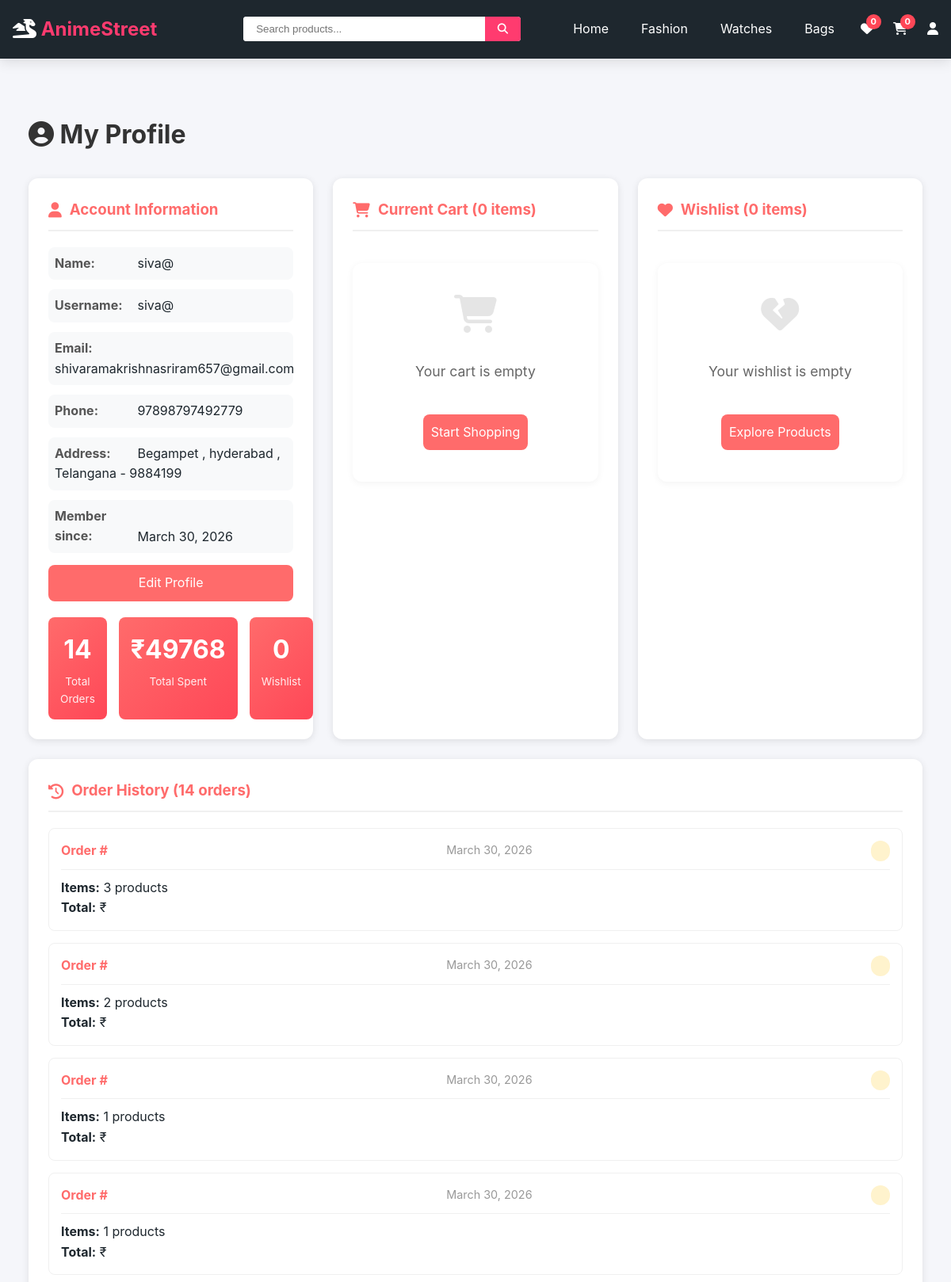
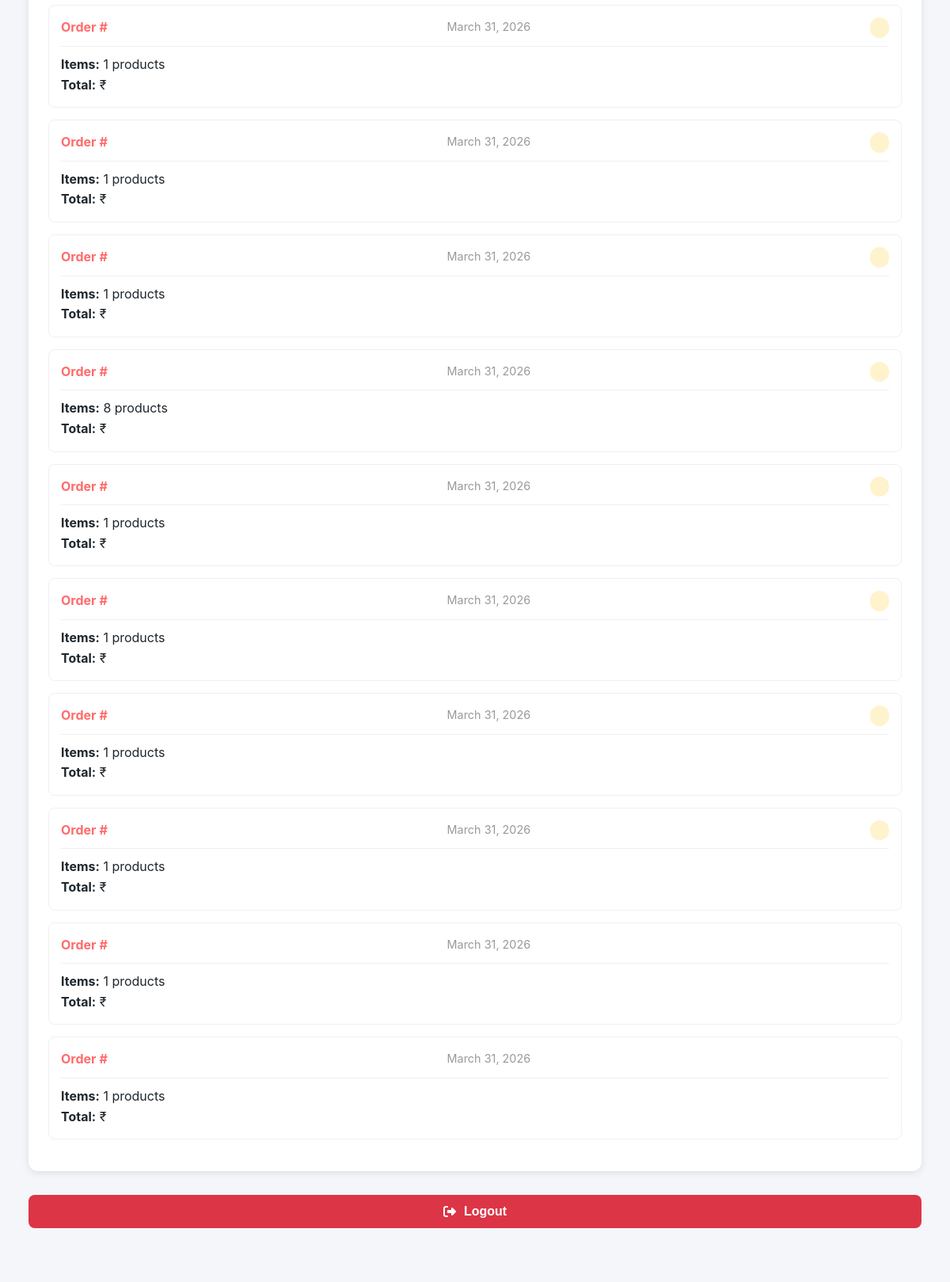
The page /profile/ (signed in, upper part) on the database its author committed (2 pictures, top to bottom).
### shop/models.py (models this page shows, shortened)
class User(AbstractUser):
    phone = models.CharField(max_length=15, blank=True)
    address = models.TextField(blank=True)
    created_at = models.DateTimeField(auto_now_add=True)

class Profile(models.Model):
    user = models.OneToOneField(User, on_delete=models.CASCADE)
    phone = models.CharField(max_length=15, blank=True)
    address = models.TextField(blank=True)
    city = models.CharField(max_length=100, blank=True)
    state = models.CharField(max_length=100, blank=True)
    pincode = models.CharField(max_length=10, blank=True)

class Order(models.Model):
    user = models.ForeignKey(User, on_delete=models.CASCADE)
    total_price = models.DecimalField(max_digits=10, decimal_places=2)
    payment_method = models.CharField(max_length=10, default="COD")
    transaction_id = models.CharField(max_length=100, blank=True, null=True)
    payment_screenshot = models.ImageField(upload_to='payments/', blank=True, null=True)
    payment_status = models.CharField(max_length=20, default="Pending")
    status = models.CharField(max_length=20, default="Pending")
    created_at = models.DateTimeField(auto_now_add=True)

### shop/views.py (the view)
# urls.py: path('profile/', views.profile, name='profile'),
@login_required
def profile(request):
    cart, created = Cart.objects.get_or_create(user=request.user)
    wishlist, created = Wishlist.objects.get_or_create(user=request.user)
    orders = Order.objects.filter(user=request.user)
    cart_items = cart.items.select_related('product').all()
    wishlist_items = wishlist.items.select_related('product').all()
    cart_total = cart.get_total()
    total_orders = orders.count()
    total_spent = sum(order.total_price for order in orders)
    context = {
        'user': request.user,
        'cart_items': cart_items,
        'wishlist_items': wishlist_items,
        'orders': orders,
        'cart_total': cart_total,
        'total_orders': total_orders,
        'total_spent': total_spent,
    }
    return render(request, 'shop/profile.html', context)

### shop/context_processors.py (called while the page is built)
def cart_count(request):
    if request.user.is_authenticated:
        try:
            cart, created = Cart.objects.get_or_create(user=request.user)
            count = cart.get_total_items()
        except:
            count = 0
    else:
        count = 0
    return {'cart_count': count}

### shop/models.py (called while the page is built)
    def get_total(self):
        return sum(item.get_total() for item in self.items.all())

    def get_total_items(self):
        return sum(item.quantity for item in self.items.all())

### shop/templates/shop/profile.html (shortened to what this page needs)
{% extends 'shop/base.html' %}
{% load static %}
{% block content %}
<div class="container">
    <div class="profile-container">
        <h1><i class="fas fa-user-circle"></i> My Profile</h1>
        <div class="profile-grid">
            <div class="profile-card user-info">
                <h3><i class="fas fa-user"></i> Account Information</h3>
                <p><strong>Name:</strong> {{ user.first_name|default:user.username }}</p>
                <p><strong>Username:</strong> {{ user.username }}</p>
                <p><strong>Email:</strong> {{ user.email }}</p>
                <p><strong>Phone:</strong> {{ user.profile.phone|default:"Not provided" }}</p>
                <p><strong>Address:</strong>
                    {{ user.profile.address|default:"Not provided" }}
                    {% if user.profile.city %}, {{ user.profile.city }}{% endif %}
                    {% if user.profile.state %}, {{ user.profile.state }}{% endif %}
                    {% if user.profile.pincode %} - {{ user.profile.pincode }}{% endif %}
                </p>
                <p><strong>Member since:</strong> {{ user.date_joined|date:"F d, Y" }}</p>
                <div class="action-buttons">
                    <a href="{% url 'shop:edit_profile' %}" class="checkout-btn">
                        Edit Profile
                    </a>
                </div>
                <div class="stats-grid">
                    <div class="stat-box">
                        <div class="stat-number">{{ total_orders }}</div>
                        <div class="stat-label">Total Orders</div>
                    </div>
                    <div class="stat-box">
                        <div class="stat-number">₹{{ total_spent|floatformat:0 }}</div>
                        <div class="stat-label">Total Spent</div>
                    </div>
                    <div class="stat-box">
                        <div class="stat-number">{{ wishlist_items|length }}</div>
                        <div class="stat-label">Wishlist</div>
                    </div>
                </div>
            </div>
            <div class="profile-card">
                <h3><i class="fas fa-shopping-cart"></i> Current Cart ({{ cart_items|length }} items)</h3>
                {% if cart_items %}
                <div>
                    {% for item in cart_items %}
                    <div class="cart-item">
                        <div class="cart-item-info">
                            <div class="cart-item-name">{{ item.product.name }}</div>
                            <div class="cart-item-price">₹{{ item.product.price|floatformat:0 }} × {{ item.quantity }}
                            </div>
                            <div class="cart-item-size">Size: {{ item.size }}</div>
                        </div>
                        <div class="cart-item-remove"
                            onclick="removeFromCart({{ item.product.product_id }}, '{{ item.size }}')">
                            <i class="fas fa-trash"></i>
                        </div>
                    </div>
                    {% endfor %}
                    <div class="cart-total">
                        Total: <span>₹{{ cart_total|floatformat:0 }}</span>
                    </div>
                    <div class="action-buttons">
                        <a href="{% url 'shop:cart' %}" class="checkout-btn">View Cart</a>
                        <a href="{% url 'shop:checkout' %}" class="checkout-btn">Checkout</a>
                    </div>
                </div>
                {% else %}
                <div class="empty-state">
                    <i class="fas fa-shopping-cart"></i>
                    <p>Your cart is empty</p>
                    <a href="{% url 'shop:index' %}" class="checkout-btn">Start Shopping</a>
                </div>
                {% endif %}
            </div>
            <div class="profile-card">
                <h3><i class="fas fa-heart"></i> Wishlist ({{ wishlist_items|length }} items)</h3>
                {% if wishlist_items %}
                <div>
                    {% for item in wishlist_items %}
                    <div class="wishlist-item">
                        <div class="wishlist-item-info">
                            <div class="wishlist-item-name">{{ item.product.name }}</div>
                            <div class="wishlist-item-price">₹{{ item.product.price|floatformat:0 }}</div>
                        </div>
                        <div class="wishlist-item-remove" onclick="removeFromWishlist({{ item.product.product_id }})">
                            <i class="fas fa-trash"></i>
                        </div>
                    </div>
                    {% endfor %}
                    <div class="action-buttons">
                        <a href="{% url 'shop:wishlist' %}" class="checkout-btn">View All</a>
                    </div>
                </div>
                {% else %}
                <div class="empty-state">
                    <i class="fas fa-heart-broken"></i>
                    <p>Your wishlist is empty</p>
                    <a href="{% url 'shop:fashion' %}" class="checkout-btn">Explore Products</a>
                </div>
                {% endif %}
            </div>
        </div>
        <div class="profile-card" style="margin-top: 25px;">
            <h3><i class="fas fa-history"></i> Order History ({{ orders|length }} orders)</h3>
            {% if orders %}
            <div>
                {% for order in orders %}
                <div class="order-item">
                    <div class="order-header">
                        <span class="order-id">Order #{{ order.order_id|truncatechars:8 }}</span>
                        <span class="order-date">{{ order.created_at|date:"F d, Y" }}</span>
                        <span class="order-status status-{{ order.status }}">{{ order.get_status_display }}</span>
                    </div>
                    <p><strong>Items:</strong> {{ order.items.count }} products</p>
                    <p><strong>Total:</strong> ₹{{ order.total_amount|floatformat:0 }}</p>
                </div>
                {% endfor %}
            </div>
            {% else %}
            <div class="empty-state">
                <i class="fas fa-shopping-bag"></i>
                <p>No orders yet</p>
                <a href="{% url 'shop:index' %}" class="checkout-btn">Start Shopping</a>
            </div>
            {% endif %}
        </div>
        <form method="POST" action="{% url 'shop:logout' %}"
            onsubmit="return confirm('Are you sure you want to logout?')">
            <button type="submit" class="logout-btn">
                <i class="fas fa-sign-out-alt"></i> Logout
            </button>
        </form>
    </div>
</div>
{% endblock %}

### shop/static/shop/css/style.css (style rules this page uses)
* { margin: 0; padding: 0; box-sizing: border-box; }
:root { --primary: #ff3b6f; --primary-dark: #e62e5c; --secondary: #6c5ce7; --success: #00b894; --danger: #d63031; --warning: #fdcb6e; --dark: #1e272e; --darker: #151e26; --light: #f5f6fa; --gray: #808e9b; --white: #ffffff; --shadow-sm: 0 2px 5px rgba(0,0,0,0.1); --shadow-md: 0 5px 15px rgba(0,0,0,0.1); --shadow-lg: 0 10px 25px rgba(0,0,0,0.15); --radius-sm: 4px; --radius-md: 8px; --radius-lg: 12px; --space-xs: 0.5rem; --space-sm: 1rem; --space-md: 1.5rem; --space-lg: 2rem; --space-xl: 3rem; }
body { font-family: -apple-system, BlinkMacSystemFont, 'Segoe UI', Roboto, Oxygen, Ubuntu, sans-serif; background: var(--light); color: var(--dark); line-height: 1.6; min-height: 100vh; display: flex; flex-direction: column; }
.container { max-width: 1200px; margin: 0 auto; padding: 0 var(--space-sm); width: 100%; }
.empty-state { text-align: center; padding: 60px 20px; background: white; border-radius: 8px; box-shadow: 0 2px 10px rgba(0,0,0,0.1); display: flex; flex-direction: column; align-items: center; gap: 20px; }
.empty-state { text-align: center; padding: 60px 20px; background: white; border-radius: 12px; box-shadow: 0 2px 10px rgba(0,0,0,0.05); margin: 40px auto; max-width: 600px; }
.empty-state i { font-size: 4rem; color: #ccc; margin-bottom: 20px; }
.empty-state p { color: #666; margin-bottom: 20px; font-size: 1.1rem; }

### shop/templates/shop/profile.html (style rules this page uses)
.profile-container { max-width: 1200px; margin: 50px auto; padding: 20px; }
.profile-container h1 { margin-bottom: 30px; color: #333; font-size: 2rem; }
.profile-grid { display: grid; grid-template-columns: repeat(auto-fit, minmax(350px, 1fr)); gap: 25px; }
.profile-card { background: white; border-radius: 12px; padding: 25px; box-shadow: 0 2px 10px rgba(0, 0, 0, 0.1); transition: transform 0.2s ease; }
.profile-card h3 { margin-bottom: 20px; color: #ff6b6b; display: flex; align-items: center; gap: 10px; border-bottom: 2px solid #f0f0f0; padding-bottom: 10px; }
.profile-card h3 i { font-size: 1.2rem; }
.user-info p { margin: 12px 0; padding: 8px; background: #f8f9fa; border-radius: 8px; }
.user-info strong { display: inline-block; width: 100px; color: #555; }
.empty-state { text-align: center; padding: 40px; color: #999; }
.empty-state i { font-size: 3rem; margin-bottom: 15px; opacity: 0.5; }
.stats-grid { display: grid; grid-template-columns: repeat(3, 1fr); gap: 15px; margin-top: 20px; }
.stat-box { text-align: center; padding: 15px; background: linear-gradient(135deg, #ff6b6b, #ff4757); color: white; border-radius: 8px; }
.stat-number { font-size: 2rem; font-weight: bold; }
.stat-label { font-size: 0.85rem; opacity: 0.9; margin-top: 5px; }
.action-buttons { display: flex; gap: 10px; margin-top: 15px; }
.checkout-btn { flex: 1; padding: 10px; background: #ff6b6b; color: white; border: none; border-radius: 8px; cursor: pointer; text-align: center; text-decoration: none; display: inline-block; transition: background 0.2s ease; }
.logout-btn { width: 100%; margin-top: 30px; padding: 12px; background: #dc3545; color: white; border: none; border-radius: 8px; font-size: 1rem; font-weight: 600; cursor: pointer; display: flex; align-items: center; justify-content: center; gap: 10px; transition: background 0.2s ease; }
.order-item { padding: 15px; margin-bottom: 15px; border: 1px solid #f0f0f0; border-radius: 8px; }
.order-header { display: flex; justify-content: space-between; margin-bottom: 10px; padding-bottom: 10px; border-bottom: 1px solid #f0f0f0; flex-wrap: wrap; gap: 10px; }
.order-id { font-weight: bold; color: #ff6b6b; }
.order-date { color: #999; font-size: 0.9rem; }
.order-status { display: inline-block; padding: 4px 12px; border-radius: 20px; font-size: 0.85rem; font-weight: 600; }
.status-processing { background: #fff3cd; color: #856404; }

### rows shown on the page
User: first_name "siva@", username "siva@", email "shivaramakrishnasriram657@gmail.com", profile.phone "97898797492779", profile.address "Begampet", profile.city "hyderabad", profile.state "Telangana", profile.pincode "9884199", date_joined "March 30, 2026"
Order: created_at "March 30, 2026", items.count "3"
Order: created_at "March 30, 2026", items.count "2"
Order: created_at "March 30, 2026", items.count "1"
Order: created_at "March 30, 2026", items.count "1"
Order: created_at "March 31, 2026", items.count "1"
Order: created_at "March 31, 2026", items.count "1"
Order: created_at "March 31, 2026", items.count "1"
Order: created_at "March 31, 2026", items.count "8"
Order: created_at "March 31, 2026", items.count "1"
Order: created_at "March 31, 2026", items.count "1"
Order: created_at "March 31, 2026", items.count "1"
Order: created_at "March 31, 2026", items.count "1"
Order: created_at "March 31, 2026", items.count "1"
Order: created_at "March 31, 2026", items.count "1"

### other values the page prints
{{ total_orders }} "14"
{{ total_spent|floatformat:0 }} "49768"
{{ wishlist_items|length }} "0"
{{ cart_items|length }} "0"
{{ orders|length }} "14"
